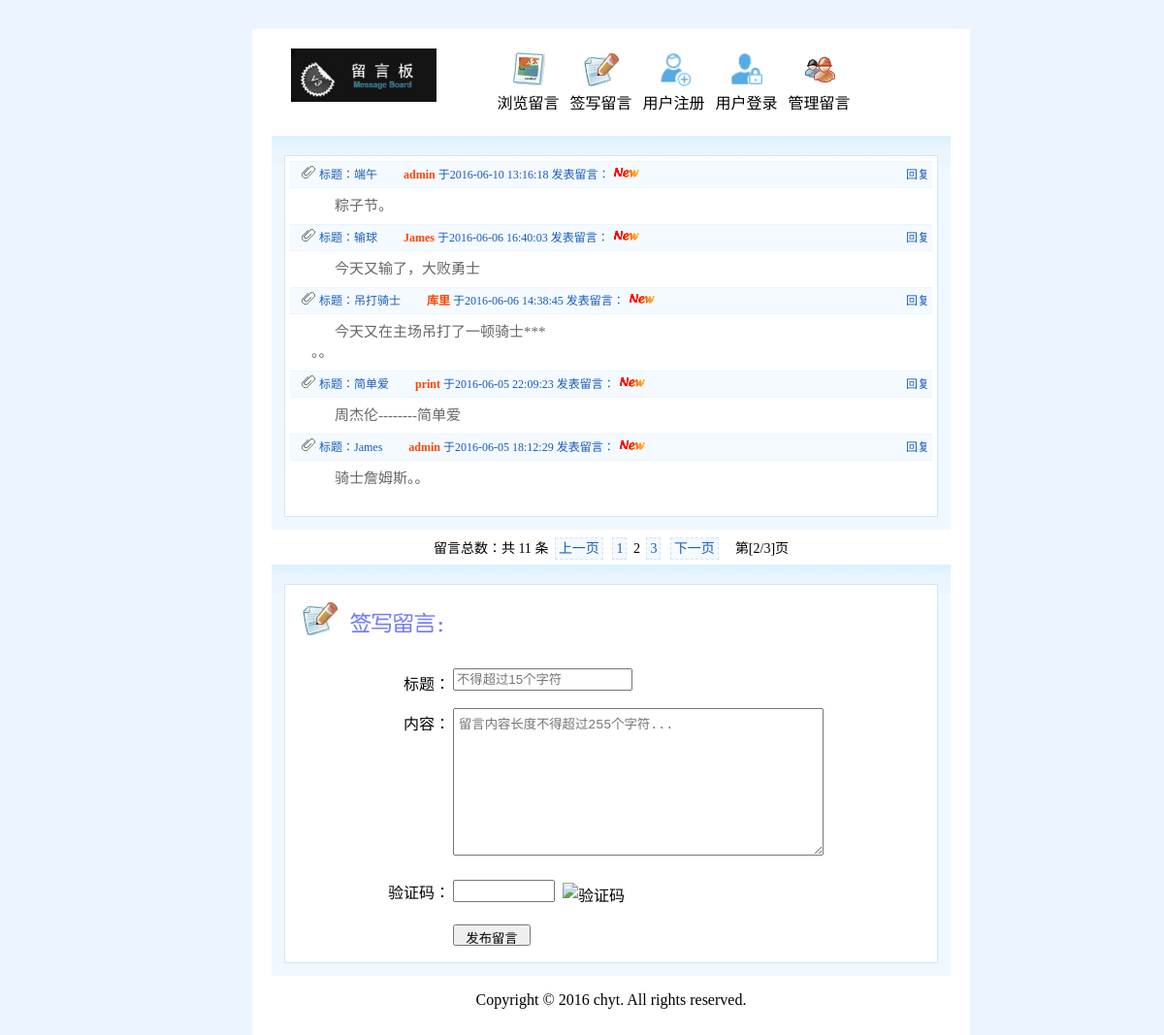
The app's page /index.php?page=2 with its own data.
### tables this page shows
CREATE TABLE IF NOT EXISTS `message` (
  `id` int(10) unsigned NOT NULL AUTO_INCREMENT COMMENT '自增id',
  `mid` int(11) NOT NULL COMMENT '留言用户的id',
  `title` varchar(15) NOT NULL COMMENT '留言标题',
  `content` varchar(255) NOT NULL COMMENT '留言内容',
  `content_time` datetime NOT NULL COMMENT '留言时间',
  `state` int(11) NOT NULL DEFAULT '0' COMMENT '留言信息的状态',
  `top_state` int(11) NOT NULL DEFAULT '0' COMMENT '置顶状态',
  PRIMARY KEY (`id`)
);

CREATE TABLE IF NOT EXISTS `member` (
  `id` int(10) unsigned NOT NULL AUTO_INCREMENT COMMENT '自增id',
  `name` varchar(15) NOT NULL COMMENT '用户名',
  `psw` varchar(32) NOT NULL COMMENT '密码',
  `register_time` datetime NOT NULL COMMENT '注册时间',
  `last_login_time` datetime NOT NULL COMMENT '最后登陆时间',
  PRIMARY KEY (`id`)
);

### inc/mysql.func.php (called while the page is built, shortened)
<?php
    function execute($link, $sql){
        $result = mysqli_query($link, $sql);
        return $result;
    }
    function nums($link, $sql){
        return mysqli_num_rows(execute($link, $sql));
    }
    function fetch_array($result){
        return mysqli_fetch_assoc($result);
    }
?>

### index.php (the view, shortened to what this page needs)
<?php
    $link = connect();
    $sql_count = "select * from message";
    $counts = nums($link, $sql_count);
    $pageSize = 5;
    $pageCount = ceil($counts/$pageSize);
    $page = page($counts, $pageSize);
?>
<!DOCTYPE html>
<html>
<head>
	<link rel="stylesheet" type="text/css" href="style/common.css">
	<link rel="stylesheet" type="text/css" href="style/index.css">
</head>
<body>
	<div id="main">
		<?php include "inc/header.inc.php";?>
		<div id="list">
			<div id="list-main">
			<?php
				$sql = "select id,mid,content,title,content_time from message order by id desc {$page['limit']}";
				$result = execute($link, $sql);
				while ($data = fetch_array($result)) {
					$data['title'] = htmlspecialchars($data['title']);
					$data['content'] = nl2br($data['content']);
				    $sql_mem = "select * from member where id={$data['mid']}";
				    $result_mem = execute($link, $sql_mem);
				    $data_mem = fetch_array($result_mem);
			?>
				<h2>
					<span class="left-area">
						<img src="images/icon_write.gif">
						标题：<a href="show.php?cid=<?php echo $data['id']?>"><?php echo $data['title']?></a>
						<font>&nbsp;&nbsp;&nbsp;&nbsp;&nbsp;&nbsp;&nbsp;&nbsp;<span style="color:#f40;font-weight:bold;"><?php echo $data_mem['name']?></span> 于<?php echo $data['content_time']?> 发表留言：</font>
						<img src="images/new.gif">
					</span>
					<span class="right-area"><a href="reply.php?cid=<?php echo $data['id']?>&mid=<?php echo $data_mem['id']?>">回复</a></span>
				</h2>
				<div class="content">
					<?php echo $data['content']?>
				</div>
			<?php }?>
			</div>
		</div>
		<div id="pages" align="center">
			留言总数：共 <?php echo $counts?> 条 <?php echo $page['html']?>　第[<?php echo $_GET['page']?>/<?php echo $pageCount?>]页
		</div>
		<div id="submit">
			<form action="" method="post">
				<p>
					<img src="images/i1.gif">
					<img src="images/add.gif">
				</p><br><br>
				<label for="user">标题：</label>
				<input type="text" id="title" name="title" value="" placeholder="不得超过15个字符"><br><br>
				<label for="content">内容：</label>
				<textarea name="content" id="content" placeholder="留言内容长度不得超过255个字符..."></textarea><br><br>
				<label for="umum">验证码：</label><input name="unum" type="text" id="unum" size="10"><img src="inc/vcode.php" alt="验证码" title="点击刷新" id="vcode"><br><br>
				<input type="submit" name="submit" id="sbutton" value="发布留言">
			</form>
		</div>
		<?php include "inc/footer.inc.php";?>
	</div>
</body>
</html>

### style/common.css (style rules this page uses)
* { margin: 0; padding: 0; }
html,body { width: 100%; height: 100%; font-family: 'microsoft yahei'; margin: 15px; background: #ECF5FF; }
a { text-decoration: none; }
img { border: 0; }
#main { width: 700px; background-color: #fff; padding: 20px 20px 20px 20px; margin: 0 auto; }
#pages { font-size: 14px; }
#pages a { margin: 3px; padding: 3px; color: #175CBB; border: 1px dashed #D5E4F4; background: #F4FAFF; }

### style/index.css (style rules this page uses)
#main #list { background-image: url(../images/list_bg.gif); background-repeat: repeat-x; background-color: #F0F8FF; padding: 20px 13px 13px 13px; margin-top: 20px; height: 100%; }
#main #list #list-main { border: 1px solid #D5E4F4; background: #FFF; padding: 5px; margin: 0px; padding-bottom: 20px; }
#main #list #list-main h2 { font: 9pt Verdana; color: #175CBB; border-top: 1px solid #EBF5FE; border-bottom: 1px solid #EBF5FE; background: #F4FAFF; padding: 3px; font-weight: normal; height: 20px; }
.left-area { padding-left: 8px; width: 480px; }
.left-area a { color: #175CBB; }
.left-area, .mid-area, .right-area { height: 20px; line-height: 20px; overflow: hidden; }
.right-area { float: right; }
.right-area a { color: #175CBB; }
#main #list #list-main .content { margin-left: 10px; width: 610px; text-indent: 24px; word-wrap: break-word; padding: 6px 12px 10px 12px; color: #666; font-size: 15px; }
#main #pages { width: 660px; margin: 0 auto; background: #FFF; padding: 8px; }
#submit { background-image: url(../images/list_bg.gif); background-repeat: repeat-x; background-color: #F0F8FF; padding: 20px 13px 13px 13px; }
form { border: 1px solid #D5E4F4; background: #FFF; padding: 10px 10px 16px 10px; margin: 0px; }
label { text-align: right; margin-left: 65px; float: left; padding: 3px; width: 92px; }
input { padding: 2px; }
textarea { width: 370px; height: 140px; padding: 5px; }
#submit img { margin-left: 8px; position: relative; top: 6px; cursor: pointer; }
#sbutton { margin-left: 163px; height: 22px; margin-top: 5px; width: 80px; }

### records on screen
message: title "端午", member.name "admin", content_time "2016-06-10 13:16:18", content "粽子节。"
message: title "输球", member.name "James", content_time "2016-06-06 16:40:03", content "今天又输了，大败勇士"
message: title "吊打骑士", member.name "库里", content_time "2016-06-06 14:38:45", content "今天又在主场吊打了一顿骑士*** 。。"
message: title "简单爱", member.name "print", content_time "2016-06-05 22:09:23", content "周杰伦--------简单爱"
message: title "James", member.name "admin", content_time "2016-06-05 18:12:29", content "骑士詹姆斯。。"

### other values on screen
$counts "11"
$page['html'] "上一页 下一页"
$_GET['page'] "2"
$pageCount "3"
